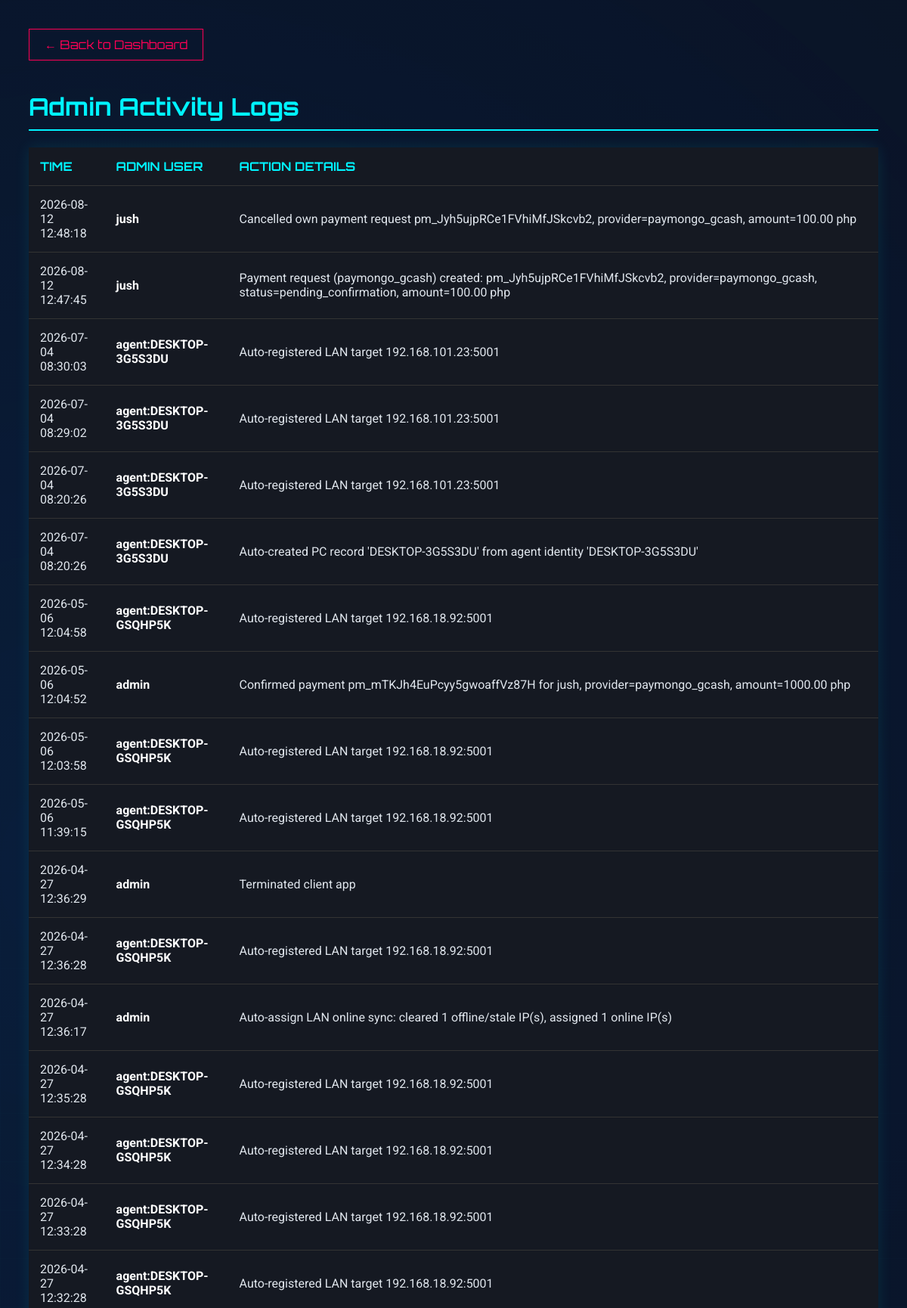
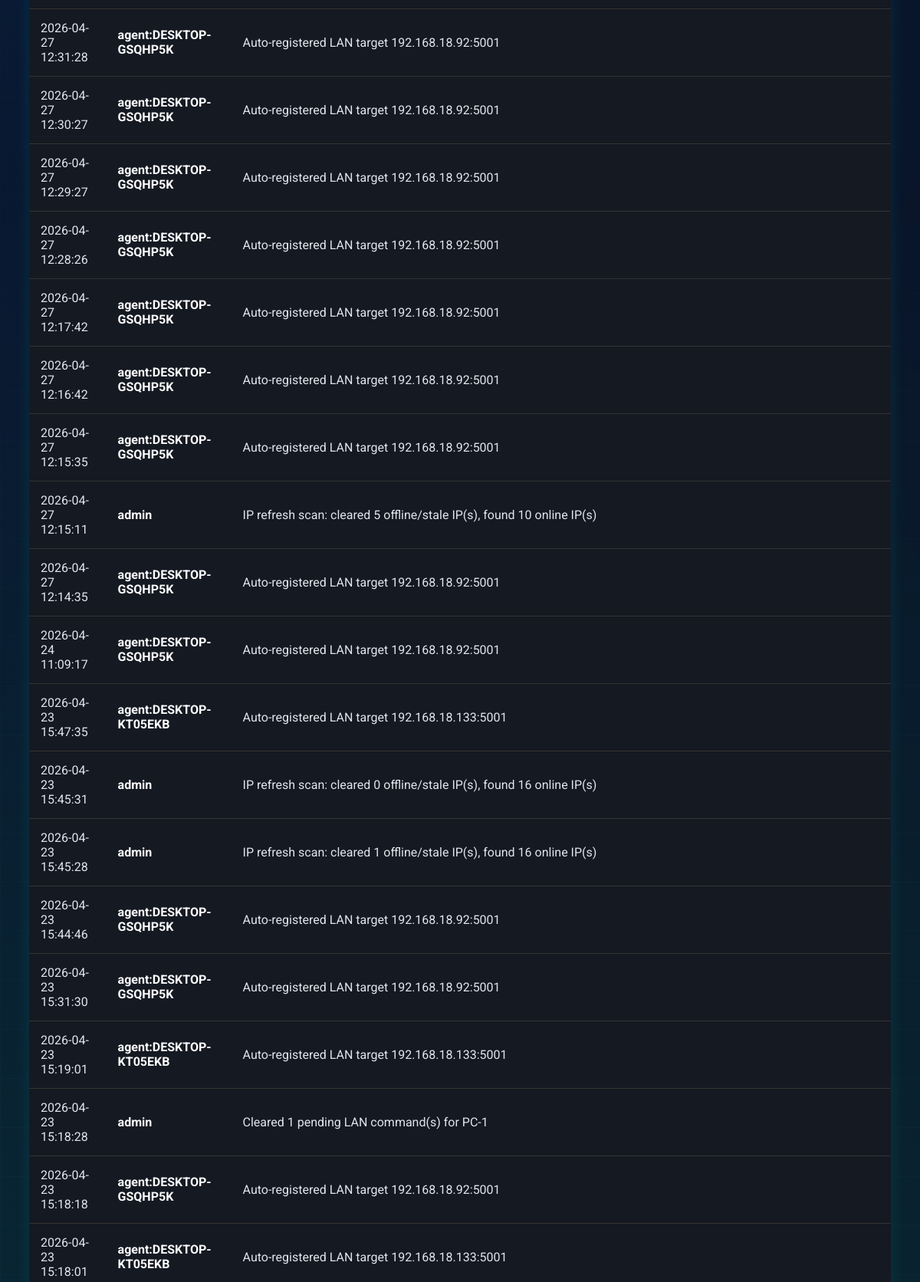
The app's page /logs (signed in, upper part) with its own data (2 pictures, top to bottom).
### app.py (models this page shows)
class AdminLog(db.Model):
    id = db.Column(db.Integer, primary_key=True)
    admin_name = db.Column(db.String(80))
    action = db.Column(db.String(255))
    timestamp = db.Column(db.DateTime, default=datetime.now)

### app.py (the view)
@app.route('/logs')
@login_required
def view_logs():
    if not current_user.is_admin: return redirect(url_for('index'))
    logs = AdminLog.query.order_by(AdminLog.timestamp.desc()).all()
    return render_template('logs.html', logs=logs)

### app.py (called while the page is built, shortened)
@login_manager.user_loader
def load_user(user_id):
    return db.session.get(User, int(user_id))

@app.before_request
def bootstrap_schema():
    if not getattr(app, "_schema_ready", False):
        db.create_all()
        ensure_pc_lan_ip_column()
        ensure_booking_date_column()
        ensure_session_last_charged_at_column()
        ensure_core_seed_data()
        app._schema_ready = True

@app.before_request
def allow_mobile_api_preflight():
    normalized_path = (request.path or "").rstrip("/")
    if request.method != "OPTIONS":
        return None

@app.after_request
def add_mobile_api_cors_headers(response):
    normalized_path = (request.path or "").rstrip("/")
    if normalized_path == "/api/server-info" or normalized_path == "/api/mobile/pairing" or normalized_path.startswith("/api/mobile/"):
        response.headers.setdefault("Access-Control-Allow-Origin", "*")
        response.headers.setdefault("Access-Control-Allow-Headers", "Content-Type, Accept, X-Requested-With")
        response.headers.setdefault("Access-Control-Allow-Methods", "GET, POST, OPTIONS")
    return response

def start_periodic_billing():
    global _billing_thread_started
    if _billing_thread_started or BILLING_DISABLED:
        return

@app.before_request
def ensure_billing_started():
    start_periodic_billing()

### templates/logs.html (shortened to what this page needs)
<!DOCTYPE html>
<html lang="en">
<head>
</head>
<body>
    {% include '_animated_background.html' %}
    <a href="/" class="back-btn">← Back to Dashboard</a>
    <h1>Admin Activity Logs</h1>
    <table>
        <thead>
            <tr>
                <th>Time</th>
                <th>Admin User</th>
                <th>Action Details</th>
            </tr>
        </thead>
        <tbody>
            {% for log in logs %}
            <tr>
                <td>{{ log.timestamp.strftime('%Y-%m-%d %H:%M:%S') }}</td>
                <td style="font-weight: bold; color: white;">{{ log.admin_name }}</td>
                <td>{{ log.action }}</td>
            </tr>
            {% else %}
            <tr>
                <td colspan="3" style="text-align:center; color:#666;">No logs found.</td>
            </tr>
            {% endfor %}
        </tbody>
    </table>
</body>
</html>

### templates/logs.html (style rules this page uses)
body { background-color: #0b0c15; color: #e0e6ed; font-family: 'Roboto', sans-serif; padding: 30px; }
h1 { font-family: 'Orbitron', sans-serif; color: #00f3ff; border-bottom: 2px solid #00f3ff; padding-bottom: 10px; }
table { width: 100%; border-collapse: collapse; background: #151922; margin-top: 20px; box-shadow: 0 0 20px rgba(0, 243, 255, 0.1); }
th, td { padding: 15px; text-align: left; border-bottom: 1px solid #333; }
th { color: #00f3ff; text-transform: uppercase; font-family: 'Orbitron', sans-serif; }
.back-btn { display: inline-block; margin-bottom: 20px; color: #ff0055; text-decoration: none; border: 1px solid #ff0055; padding: 10px 20px; font-family: 'Orbitron', sans-serif; }

### templates/_animated_background.html (style rules this page uses)
body > *:not(.cyber-bg) { position: relative; z-index: 1; }

### records on screen
AdminLog: timestamp "2026-08-12 12:48:18", admin_name "jush", action "Cancelled own payment request pm_Jyh5ujpRCe1FVhiMfJSkcvb2, provider=paymongo_gcash, amount=100.00 php"
AdminLog: timestamp "2026-08-12 12:47:45", admin_name "jush", action "Payment request (paymongo_gcash) created: pm_Jyh5ujpRCe1FVhiMfJSkcvb2, provider=paymongo_gcash, status=pending_confirmation, amount=100.00 php"
AdminLog: timestamp "2026-07-04 08:30:03", admin_name "agent:DESKTOP-3G5S3DU", action "Auto-registered LAN target 192.168.101.23:5001"
AdminLog: timestamp "2026-07-04 08:29:02", admin_name "agent:DESKTOP-3G5S3DU", action "Auto-registered LAN target 192.168.101.23:5001"
AdminLog: timestamp "2026-07-04 08:20:26", admin_name "agent:DESKTOP-3G5S3DU", action "Auto-registered LAN target 192.168.101.23:5001"
AdminLog: timestamp "2026-07-04 08:20:26", admin_name "agent:DESKTOP-3G5S3DU", action "Auto-created PC record 'DESKTOP-3G5S3DU' from agent identity 'DESKTOP-3G5S3DU'"
AdminLog: timestamp "2026-05-06 12:04:58", admin_name "agent:DESKTOP-GSQHP5K", action "Auto-registered LAN target 192.168.18.92:5001"
AdminLog: timestamp "2026-05-06 12:04:52", admin_name "admin", action "Confirmed payment pm_mTKJh4EuPcyy5gwoaffVz87H for jush, provider=paymongo_gcash, amount=1000.00 php"
AdminLog: timestamp "2026-05-06 12:03:58", admin_name "agent:DESKTOP-GSQHP5K", action "Auto-registered LAN target 192.168.18.92:5001"
AdminLog: timestamp "2026-05-06 11:39:15", admin_name "agent:DESKTOP-GSQHP5K", action "Auto-registered LAN target 192.168.18.92:5001"
AdminLog: timestamp "2026-04-27 12:36:29", admin_name "admin", action "Terminated client app"
AdminLog: timestamp "2026-04-27 12:36:28", admin_name "agent:DESKTOP-GSQHP5K", action "Auto-registered LAN target 192.168.18.92:5001"
AdminLog: timestamp "2026-04-27 12:36:17", admin_name "admin", action "Auto-assign LAN online sync: cleared 1 offline/stale IP(s), assigned 1 online IP(s)"
AdminLog: timestamp "2026-04-27 12:35:28", admin_name "agent:DESKTOP-GSQHP5K", action "Auto-registered LAN target 192.168.18.92:5001"
AdminLog: timestamp "2026-04-27 12:34:28", admin_name "agent:DESKTOP-GSQHP5K", action "Auto-registered LAN target 192.168.18.92:5001"
AdminLog: timestamp "2026-04-27 12:33:28", admin_name "agent:DESKTOP-GSQHP5K", action "Auto-registered LAN target 192.168.18.92:5001"
AdminLog: timestamp "2026-04-27 12:32:28", admin_name "agent:DESKTOP-GSQHP5K", action "Auto-registered LAN target 192.168.18.92:5001"
AdminLog: timestamp "2026-04-27 12:31:28", admin_name "agent:DESKTOP-GSQHP5K", action "Auto-registered LAN target 192.168.18.92:5001"
AdminLog: timestamp "2026-04-27 12:30:27", admin_name "agent:DESKTOP-GSQHP5K", action "Auto-registered LAN target 192.168.18.92:5001"
AdminLog: timestamp "2026-04-27 12:29:27", admin_name "agent:DESKTOP-GSQHP5K", action "Auto-registered LAN target 192.168.18.92:5001"
AdminLog: timestamp "2026-04-27 12:28:26", admin_name "agent:DESKTOP-GSQHP5K", action "Auto-registered LAN target 192.168.18.92:5001"
AdminLog: timestamp "2026-04-27 12:17:42", admin_name "agent:DESKTOP-GSQHP5K", action "Auto-registered LAN target 192.168.18.92:5001"
AdminLog: timestamp "2026-04-27 12:16:42", admin_name "agent:DESKTOP-GSQHP5K", action "Auto-registered LAN target 192.168.18.92:5001"
AdminLog: timestamp "2026-04-27 12:15:35", admin_name "agent:DESKTOP-GSQHP5K", action "Auto-registered LAN target 192.168.18.92:5001"
AdminLog: timestamp "2026-04-27 12:15:11", admin_name "admin", action "IP refresh scan: cleared 5 offline/stale IP(s), found 10 online IP(s)"
AdminLog: timestamp "2026-04-27 12:14:35", admin_name "agent:DESKTOP-GSQHP5K", action "Auto-registered LAN target 192.168.18.92:5001"
AdminLog: timestamp "2026-04-24 11:09:17", admin_name "agent:DESKTOP-GSQHP5K", action "Auto-registered LAN target 192.168.18.92:5001"
AdminLog: timestamp "2026-04-23 15:47:35", admin_name "agent:DESKTOP-KT05EKB", action "Auto-registered LAN target 192.168.18.133:5001"
AdminLog: timestamp "2026-04-23 15:45:31", admin_name "admin", action "IP refresh scan: cleared 0 offline/stale IP(s), found 16 online IP(s)"
AdminLog: timestamp "2026-04-23 15:45:28", admin_name "admin", action "IP refresh scan: cleared 1 offline/stale IP(s), found 16 online IP(s)"
AdminLog: timestamp "2026-04-23 15:44:46", admin_name "agent:DESKTOP-GSQHP5K", action "Auto-registered LAN target 192.168.18.92:5001"
AdminLog: timestamp "2026-04-23 15:31:30", admin_name "agent:DESKTOP-GSQHP5K", action "Auto-registered LAN target 192.168.18.92:5001"
AdminLog: timestamp "2026-04-23 15:19:01", admin_name "agent:DESKTOP-KT05EKB", action "Auto-registered LAN target 192.168.18.133:5001"
AdminLog: timestamp "2026-04-23 15:18:28", admin_name "admin", action "Cleared 1 pending LAN command(s) for PC-1"
AdminLog: timestamp "2026-04-23 15:18:18", admin_name "agent:DESKTOP-GSQHP5K", action "Auto-registered LAN target 192.168.18.92:5001"
AdminLog: timestamp "2026-04-23 15:18:01", admin_name "agent:DESKTOP-KT05EKB", action "Auto-registered LAN target 192.168.18.133:5001"
